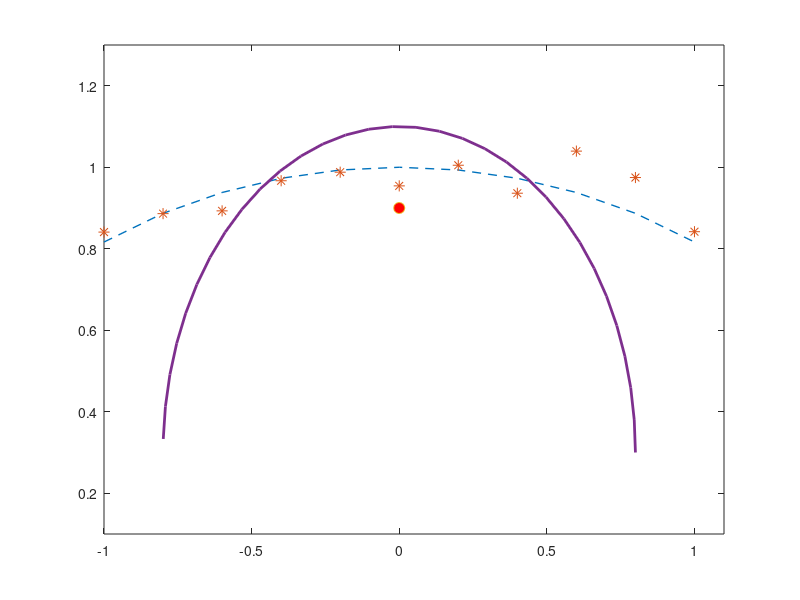

Reproduce this figure in MATLAB.
t = -1:0.2:1;
y = sqrt(1- 1/3*t.^2)+0.05*randn(size(t));
plot(t,sqrt(1- 1/3*t.^2),'--','LineWidth',1)
hold on
plot(t, y, '*','MarkerSize',8)
hold on
plot(0,0.9,'o', 'MarkerSize',8,'MarkerFaceColor','r')
t = 0:0.1:pi;
x = 0.8*cos(t);
y = 0.8*sin(t)+0.3;
plot(x,y,'-','LineWidth',2)
axis([-1, 1.1,0.1,1.3])